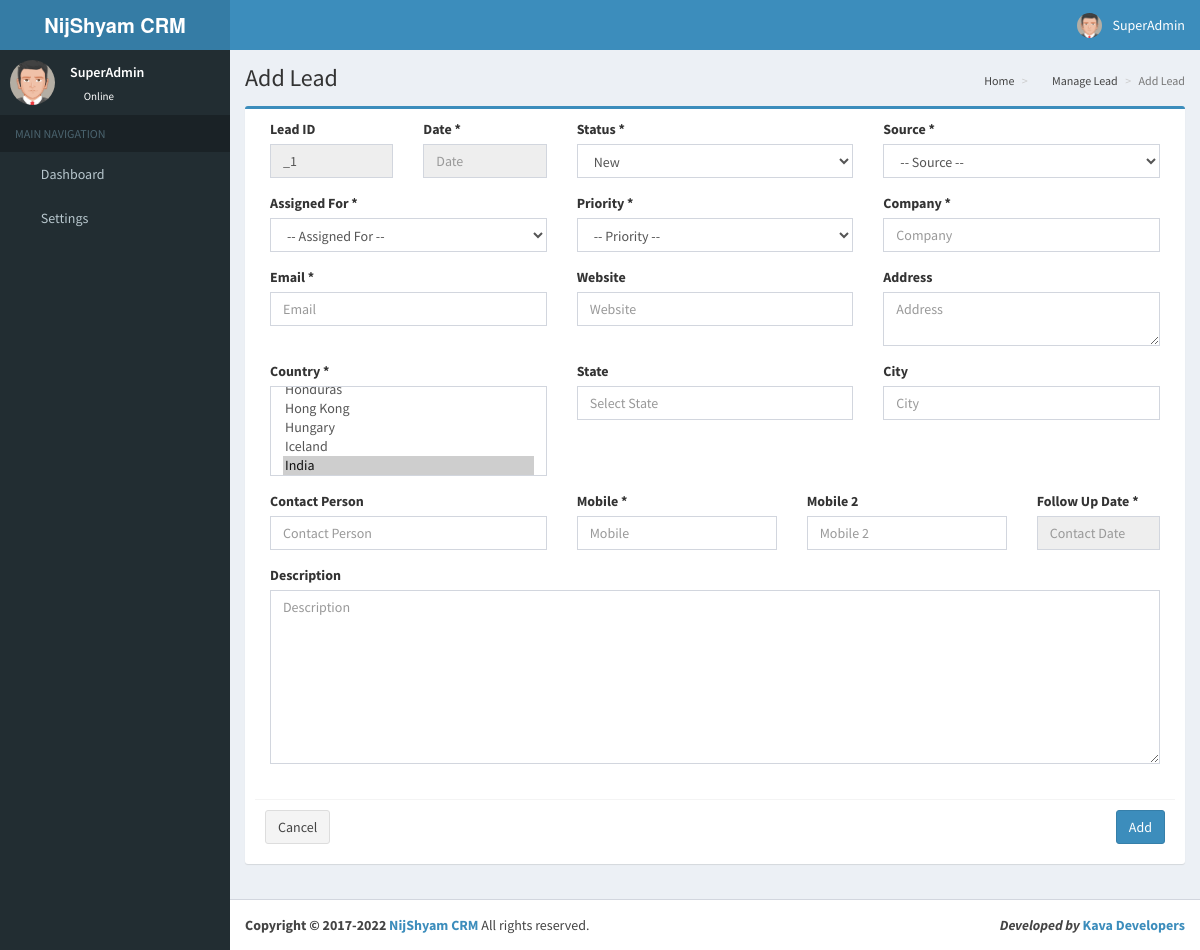
/site/add_lead.php (signed in), run on the app's committed database.
### tables this page shows
CREATE TABLE IF NOT EXISTS `user` (
  `id` int(11) NOT NULL AUTO_INCREMENT,
  `user` varchar(200) NOT NULL,
  `email` varchar(200) DEFAULT NULL,
  `name` varchar(200) NOT NULL,
  `image` varchar(200) NOT NULL,
  `password` varchar(200) NOT NULL,
  `mobile` varchar(10) DEFAULT NULL,
  `auth` int(1) NOT NULL,
  `created_by` varchar(20) NOT NULL,
  `df` tinyint(1) NOT NULL DEFAULT '0',
  `c_id` varchar(200) DEFAULT NULL,
  PRIMARY KEY (`id`)
);

### site/query.php (called while the page is built, shortened)
<?php
include_once('config/config.php');
include_once('function/other.php');
$user = $con->query("SELECT * FROM `user` WHERE id = '".$_SESSION['id']."'")->fetch_object();
$status = $con->query("SELECT * FROM `status` WHERE `df` = '0'");
$country = $con->query("SELECT * FROM `apps_countries`");
?>

### site/function/other.php (called while the page is built, shortened)
<?php
		function get_company($con,$company_id)
		{
			$company = $con->query("SELECT * FROM `company` WHERE `id` = '".$company_id."'")->fetch_object();
			return $company->name;
		}
?>

### site/add_lead.php (the view, shortened to what this page needs)
<?php include_once('header.php'); ?>
<?php include_once('sidebar.php'); ?>
<div class="content-wrapper">
    <?php $lead_insert = $con->query("SELECT * FROM `lead_master` WHERE `company` = '".$user->c_id."' ORDER BY `id` DESC LIMIT 1");
    		if($lead_insert->num_rows > 0)
    		{
    			$lead_insertr = $lead_insert->fetch_object();
    			$number_last = preg_replace('/[^0-9]/', '',$lead_insertr->serial);
    			$number_last += 1;
    			$serial_no = substr(get_company($con,$user->c_id),0,2).'_'.$number_last;
    		}
    		else
    		{
    			$serial_no = substr(get_company($con,$user->c_id),0,2).'_1';
    		}
    ?>
    <section class="content-header">
		<h1>
			Add Lead
		</h1>
		<ol class="breadcrumb">
			<li class=""><a href="index.php"><i class="fa fa-home"></i>Home</a></li>
	        <li class="active"><a href="manage_lead.php"><i class="fa fa-list"></i> Manage Lead</a></li>
	        <li class="active">Add Lead</li>
      	</ol>
    </section>
<form action="process/add_lead.php" method="post" id="submit" enctype="multipart/form-data">
    <section class="content">
        <div class="row">
			<div class="col-md-12">
				<div class="box box-primary">
					<div class="box-body">
						<div class="row">
							<div class="col-md-12">
								<div class="col-md-2">
									<div class="form-group">
										<label for="id">Lead ID</label>
										<input type="text" class="form-control" id="id" name="Id_Insert" value="<?php echo $serial_no; ?>" autocomplete="off" spellcheck="false" placeholder="ID" readonly>
									</div>
								</div>
								<div class="col-md-2">
									<div class="form-group">
										<label for="date">Date *</label>
										<input type="text" class="form-control" id="date" name="date" autocomplete="off" spellcheck="false" placeholder="Date" readonly required>
									</div>
								</div>
								<div class="col-md-4">
									<div class="form-group">
										<label for="Status">Status *</label>
										<select name="Status" id="Status" class="form-control" required>
											<?php while($statusr = $status->fetch_object()){ ?>
												<option value="<?php echo $statusr->id; ?>" <?php if($statusr->id == 1){ echo "selected"; } ?>><?php echo $statusr->name; ?></option>
											<?php } ?>
										</select>
									</div>
								</div>
								<div class="col-md-4">
									<div class="form-group">
										<label for="Source">Source *</label>
										<select name="Source" id="Source" class="form-control" required>
											<option value="">-- Source --</option>
										</select>
									</div>
								</div>
								<div class="col-md-4">
									<div class="form-group">
										<label for="user">Assigned For *</label>
										<select class="form-control" name="User[]" id="user" data-placeholder="Select a User" required>
											<option value="">-- Assigned For --</option>
										</select>
									</div>
								</div>
								<div class="col-md-4">
									<div class="form-group">
										<label for="Priority">Priority *</label>
										<select name="Priority" id="Priority" class="form-control" required>
											<option value="">-- Priority --</option>
										</select>
									</div>
								</div>
								<div class="col-md-4">
									<div class="form-group">
										<label for="Name">Company *</label>
										<input type="text" id="Name" maxlength="200" class="form-control" name="Name" autocomplete="off" spellcheck="false" placeholder="Company" required>
									</div>
								</div>
						<div class="row">
							<div class="col-md-12">
								<div class="col-md-4">
									<div class="form-group">
										<label for="email">Email *</label>
										<input type="email" id="email" class="form-control" maxlength="200" name="email" autocomplete="off" spellcheck="false" placeholder="Email" required>
									</div>
								</div>
								<div class="col-md-4">
									<div class="form-group">
										<label for="Website">Website</label>
										<input type="text" id="Website" class="form-control" maxlength="200" name="Website" autocomplete="off" spellcheck="false" placeholder="Website" >
									</div>
								</div>
								<div class="col-md-4">
									<div class="form-group">
										<label for="Address">Address</label>
										<textarea type="text" id="Address" class="form-control" name="Address" autocomplete="off" spellcheck="false" placeholder="Address" ></textarea>
									</div>
								</div>
							</div>
						</div>
								<div class="col-md-4">
									<div class="form-group">
										<label for="Country">Country *</label>
										<select name="Country" id="Country" class="form-control" multiple="multiple" required>
											<?php while($countries = $country->fetch_object()){ ?>
												<option value="<?php echo $countries->id; ?>" <?php if($countries->id == 99){ echo "selected"; } ?>><?php echo $countries->country_name; ?></option>
											<?php } ?>
										</select>
									</div>
								</div>
								<div class="col-md-4">
									<div class="form-group">
										<label for="State">State</label>
										<input type="text" name="State" id="State" class="form-control" placeholder="Select State" />
									</div>
								</div>
								<div class="col-md-4">
									<div class="form-group">
										<label for="City">City</label>
										<input type="text" id="City" maxlength="200" class="form-control" name="City" autocomplete="off" spellcheck="false" placeholder="City" >
									</div>
								</div>
						<div class="row">
							<div class="col-md-12">
								<div class="col-md-4">
									<div class="form-group">
										<label for="Contact">Contact Person</label>
										<input type="text" id="Contact" class="form-control" maxlength="200" name="Contact" autocomplete="off" spellcheck="false" placeholder="Contact Person" >
									</div>
								</div>
								<div class="col-md-3">
									<div class="form-group">
										<label for="mobile">Mobile *</label>
										<input type="text" id="mobile" class="form-control" onkeyup="Validate()" name="mobile" autocomplete="off" spellcheck="false" placeholder="Mobile" required>
									</div>
								</div>
								<div class="col-md-3">
									<div class="form-group">
										<label for="mobile2">Mobile 2</label>
										<input type="text" id="mobile2" class="form-control" onkeyup="Validate2()" name="mobile2" autocomplete="off" spellcheck="false" placeholder="Mobile 2" >
									</div>
								</div>
								<div class="col-md-2">
									<div class="form-group">
										<label for="cdate">Follow Up Date *</label>
										<input type="text" class="form-control" id="cdate" name="cdate" autocomplete="off" spellcheck="false" placeholder="Contact Date" readonly>
									</div>
								</div>
							</div>
						</div>
								<div class="col-md-12">
									<div class="form-group">
										<label for="Description">Description</label>
										<textarea type="text" id="Description" rows="8" class="form-control" name="Description" autocomplete="off" spellcheck="false" placeholder="Description" ></textarea>
									</div>
								</div>
							</div>
						</div>
					</div>
					<div class="box-body">
						<div class="box-footer">
							<button type="submit" name="submit" class="btn btn-primary pull-right">Add</button>
							<a href="manage_lead.php" class="btn btn-default">Cancel</a>
						</div>
					</div>
				</div>
			</div>
		</div>
    </section>
</form>
</div>
<?php include_once('footer.php'); ?>

### site/header.php (shortened to what this page needs)
<?php include_once('config/config.php');
 include_once('query.php');
?>
<!DOCTYPE html>
<html>
<head>
  <link rel="stylesheet" href="bootstrap/css/bootstrap.min.css">
  <link rel="stylesheet" href="font/css/font-awesome.min.css">
  <link rel="stylesheet" href="inicons/css/ionicons.min.css">
  <link rel="stylesheet" href="dist/css/AdminLTE.min.css">
<link rel="stylesheet" href="build/select2.min.css">
  <link rel="stylesheet" href="dist/css/skins/_all-skins.min.css">
  <link rel="stylesheet" href="plugins/iCheck/flat/blue.css">
  <link rel="stylesheet" href="plugins/jQueryUI/jquery-ui.min.css">
  <link rel="stylesheet" href="plugins/jvectormap/jquery-jvectormap-1.2.2.css">
  <link rel="stylesheet" href="plugins/datepicker/datepicker3.css">
  <link rel="stylesheet" href="plugins/daterangepicker/daterangepicker.css">
  <link rel="stylesheet" href="plugins/bootstrap-wysihtml5/bootstrap3-wysihtml5.min.css">
  <link rel="stylesheet" href="js/datatables.net/css/dataTables.bootstrap.min.css">
  <link rel="stylesheet" href="js/datatables.net/css/dataTables.tableTools.min.css">
</head>
<body class="hold-transition skin-blue sidebar-mini">
<div class="wrapper">
  <header class="main-header">
    <a href="" class="logo">
      <span class="logo-lg"><b><?php if($user->auth == '0'){ echo company; } else { echo get_company($con,$user->c_id); } ?></b> </span>
    </a>
    <nav class="navbar navbar-static-top">
       <a href="#" class="sidebar-toggle" data-toggle="offcanvas" role="button">
      </a>
      <div class="navbar-custom-menu">
        <ul class="nav navbar-nav">
				 <li>
            <a href="" title="Refresh Page" ><i class="fa fa-refresh"></i></a>
          </li>
				  <li>
            <a href="../lock_make.php" title="Lock" ><i class="fa fa-lock"></i></a>
          </li>
          <li class="dropdown user user-menu">
            <a href="#" class="dropdown-toggle" data-toggle="dropdown">
              <img src="<?php echo $user->image; ?>" class="user-image" alt="User Image">
              <span class="hidden-xs"><?php echo $user->name; ?></span>
            </a>
          </li>
        </ul>
      </div>
    </nav>
  </header>

### site/sidebar.php (shortened to what this page needs)
<aside class="main-sidebar">
    <section class="sidebar">
      <div class="user-panel">
        <div class="pull-left image">
          <img src="<?php echo $user->image; ?>" class="img-circle" alt="User Image">
        </div>
        <div class="pull-left info">
          <p><?php echo $user->name; ?></p>
          <a href="#"><i class="fa fa-circle text-success"></i> Online</a>
        </div>
      </div>
      <ul class="sidebar-menu">
        <li class="header">MAIN NAVIGATION</li>
		<li class='<?php menu(array("index.php")); ?>'><a href="index.php"><i class="fa fa-dashboard"></i> <span>Dashboard</span></a></li>
		<?php if($user->auth != '2'){ ?>
			<li class="treeview ">
			  <a href="#">
				<i class="fa fa-gears"></i> <span>Settings</span>
				<span class="pull-right-container">
				  <i class="fa fa-angle-left pull-right"></i>
				</span>
			  </a>
			</li>
		<?php } ?>
      </ul>
    </section>
  </aside>

### data on the page
user: image (picture), name "SuperAdmin"

### other printed values
company "NijShyam CRM"
form field Status "New"
form field Country "Hong Kong / Hungary / Iceland / India ☑"
